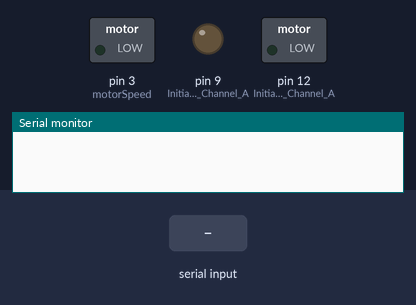
Bench run of a sketch on a simulated Arduino Uno, built with avr-gcc and run on an emulated ATmega328P. On the bench: switched loads named in the sketch (green lamp = pin HIGH), output pins drawn as LEDs (lit = HIGH), the last lines printed to the serial monitor. The test bench sets the inputs (shaded band).

Above: at 1.2 s.
1.3 s: "90,45\n" received over Serial
At 2.2 s:
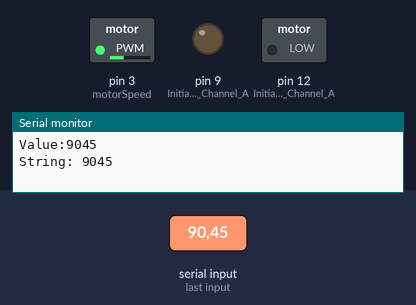
2.8 s: "30,150\n" received over Serial
At 3.4 s:
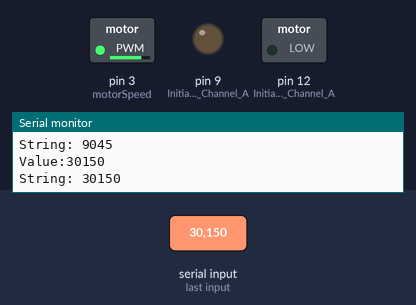
4.3 s: "5\n" received over Serial
At 5.5 s:
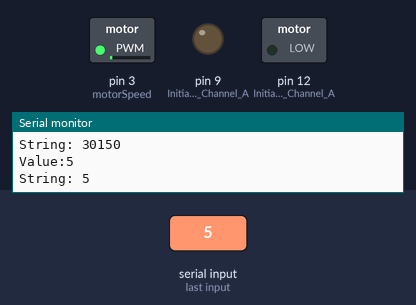
5.8 s: "1,90\n" received over Serial
At 6.8 s:
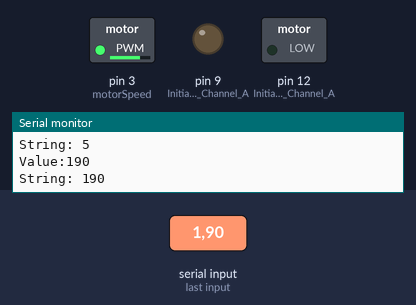
Timing chart, 0 to 8.3 s (numbered marks = the images above; inputs shaded):
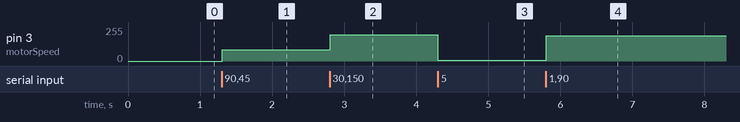

The sketch:

motor_control_pde.ino
```cpp
/*
 Dice Roller
 */

const int motorSpeed = 3;      // the pin that controls motor A speed
String inString = "";    // string to hold input
void setup()
{
  // initialize the serial communication:
  Serial.begin(9600);
  pinMode(12, OUTPUT); //Initiates Motor Channel A pin
  pinMode(9, OUTPUT); //Initiates Brake Channel A pin
  analogWrite(motorSpeed, 0);
}

void loop() {
  int speedCommand;
   // Read serial input:
  while (Serial.available() > 0) {
    int inChar = Serial.read();
    if (isDigit(inChar)) {
      // convert the incoming byte to a char
      // and add it to the string:
      inString += (char)inChar;
    }
    // if you get a newline, print the string,
    // then the string's value:
    if (inChar == '\n') {
      Serial.print("Value:");
      Serial.println(inString.toInt());
      speedCommand = inString.toInt();
      Serial.print("String: ");
      Serial.println(inString);
      // clear the string for new input:
      inString = "";
      // set the motor speed:
      analogWrite(motorSpeed, speedCommand);
    }
  }

  }
```

Measured:
- after the input at 1.3 s, pin 3 (motorSpeed): 0/255 → 85/255 at once
- after the input at 2.8 s, pin 3 (motorSpeed): 85/255 → 198/255 at once
- after the input at 4.3 s, pin 3 (motorSpeed): 198/255 → 5/255 at once
- after the input at 5.8 s, pin 3 (motorSpeed): 5/255 → 190/255 at once
